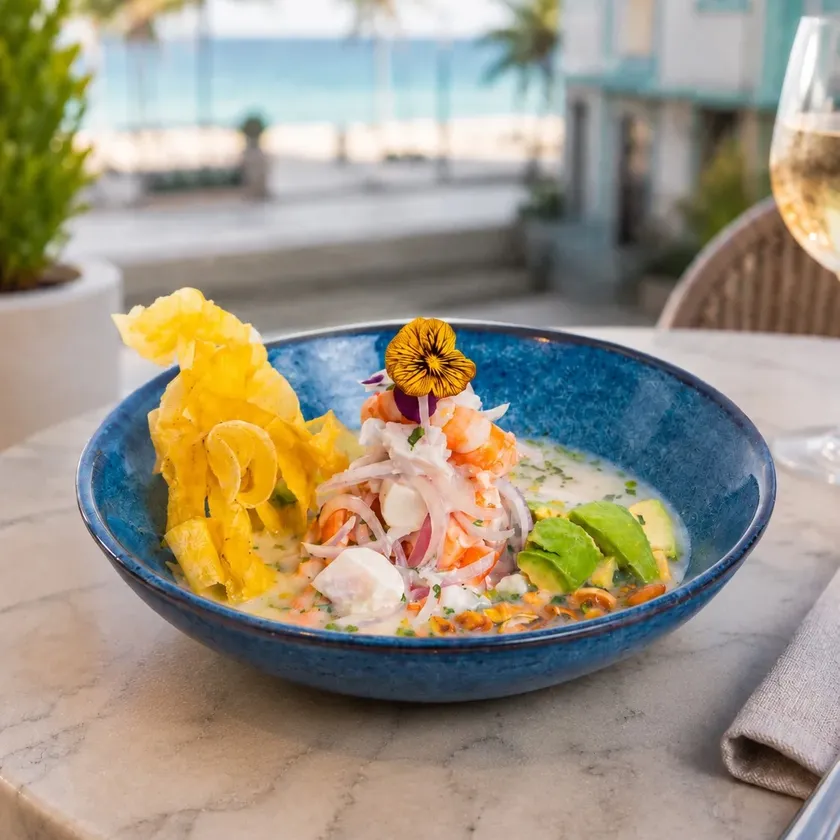
#> input picture assets/img/pics from clients/Ceviche Mixto.webp, 840 x 840 px, shrunk from 1122 x 1122 before the run, given in place of Ceviche Mixto.jpeg, which was not available
$ python detect_bowl.py
#> lines starting #> are read from the running program, lines starting #| are printed output that depends on the picture; after the words box and inside, x2 and y2 are one past the last pixel; in counts of white or black regions, pixels touching at a corner belong together
import cv2
import numpy as np

img = cv2.imread('assets/img/pics from clients/Ceviche Mixto.jpeg')
#> img is the input picture: shape (840, 840, 3); mean B, G, R 131.2, 148.4, 156.8
h, w, _ = img.shape
#> h = 840; w = 840
print(f"Loaded image: {w}x{h}")
#| Loaded image: 840x840

# Convert to HSV to find the blue bowl or the dish contents
hsv = cv2.cvtColor(img, cv2.COLOR_BGR2HSV)
#> hsv: shape (840, 840, 3); mean H, S, V 50.3, 76.9, 168.7
# Blue color range in HSV: Hue ~ 90-130
lower_blue = np.array([85, 40, 40])
upper_blue = np.array([135, 255, 255])
mask = cv2.inRange(hsv, lower_blue, upper_blue)
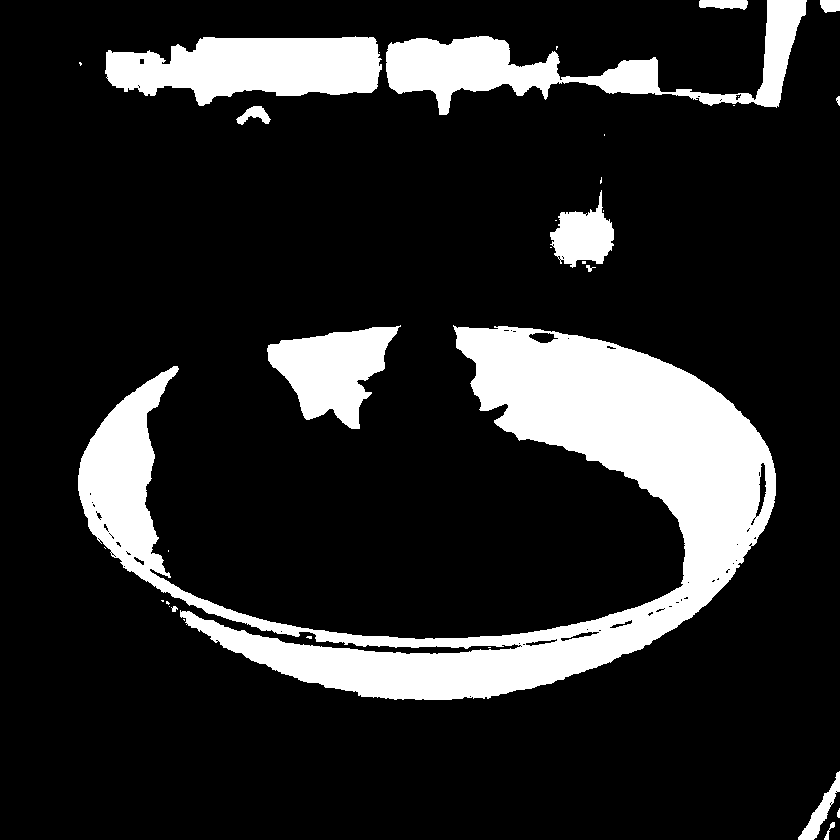
#> mask: shape (840, 840); 16.2% white; 33 white regions (19 under 20 px), largest, box (x1, y1, x2, y2) and area: (78, 325, 776, 700) 74728, (105, 36, 382, 106) 13621, (386, 0, 807, 115) 13571

blue_pts = cv2.findNonZero(mask)
#> blue_pts = contour of 114411 points, box (x1, y1, x2, y2) (78, 0, 840, 840), area 198230
if blue_pts is not None:
    bx, by, bw, bh = cv2.boundingRect(blue_pts)
#> bx = 78; by = 0; bw = 762; bh = 840
    print(f"Blue bowl bounding box: X=[{bx}:{bx+bw}] ({bw}px wide), Y=[{by}:{by+bh}] ({bh}px high)")
#| Blue bowl bounding box: X=[78:840] (762px wide), Y=[0:840] (840px high)
    print(f"Bowl top: {by} ({by/h*100:.1f}%), Bowl bottom: {by+bh} ({(by+bh)/h*100:.1f}%), Bowl center Y: {by+bh//2} ({(by+bh//2)/h*100:.1f}%)")
#| Bowl top: 0 (0.0%), Bowl bottom: 840 (100.0%), Bowl center Y: 420 (50.0%)
    print(f"Bowl left: {bx} ({bx/w*100:.1f}%), Bowl right: {bx+bw} ({(bx+bw)/w*100:.1f}%), Bowl center X: {bx+bw//2} ({(bx+bw//2)/w*100:.1f}%)")
#| Bowl left: 78 (9.3%), Bowl right: 840 (100.0%), Bowl center X: 459 (54.6%)
else:
    print("No blue mask detected, let's inspect colors.")

$ run again, with assets/img/pics from clients/Arroz marinero 1.webp copied over assets/img/pics from clients/Ceviche Mixto.webp
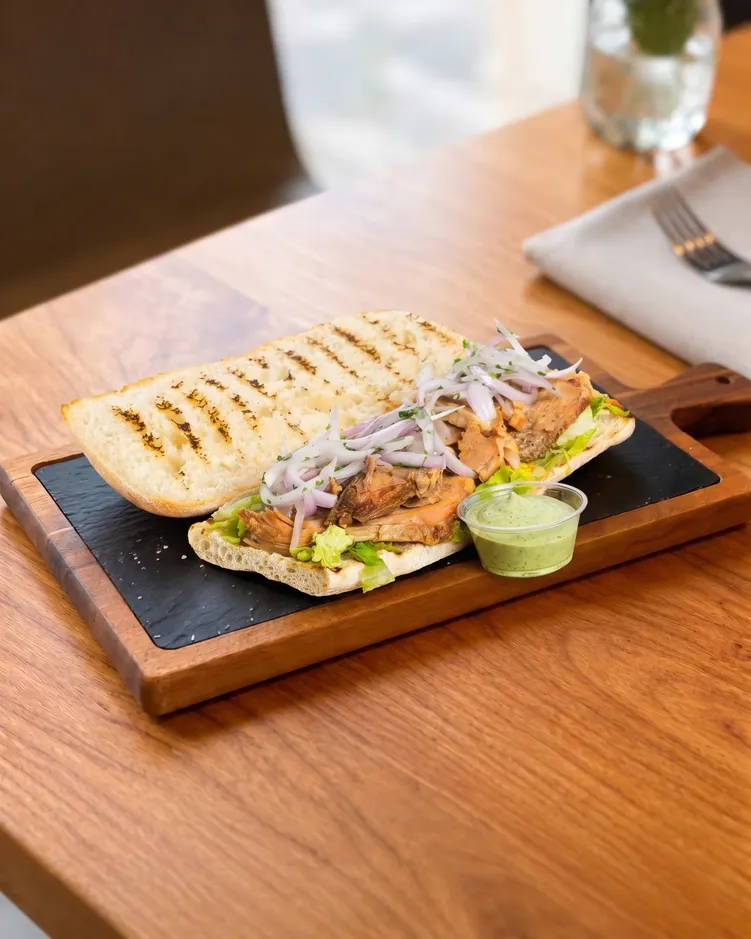
#> input picture assets/img/pics from clients/Arroz marinero 1.webp, 751 x 939 px, shrunk from 1535 x 1920 before the run, given in place of Ceviche Mixto.jpeg, which was not available
#> img is the input picture: shape (939, 751, 3); mean B, G, R 102.3, 134.8, 177.2
#| Loaded image: 751x939
#> hsv: shape (939, 751, 3); mean H, S, V 22.4, 120.8, 177.8
#> `mask = cv2.inRange(hsv, lower_blue, upper_blue)`:
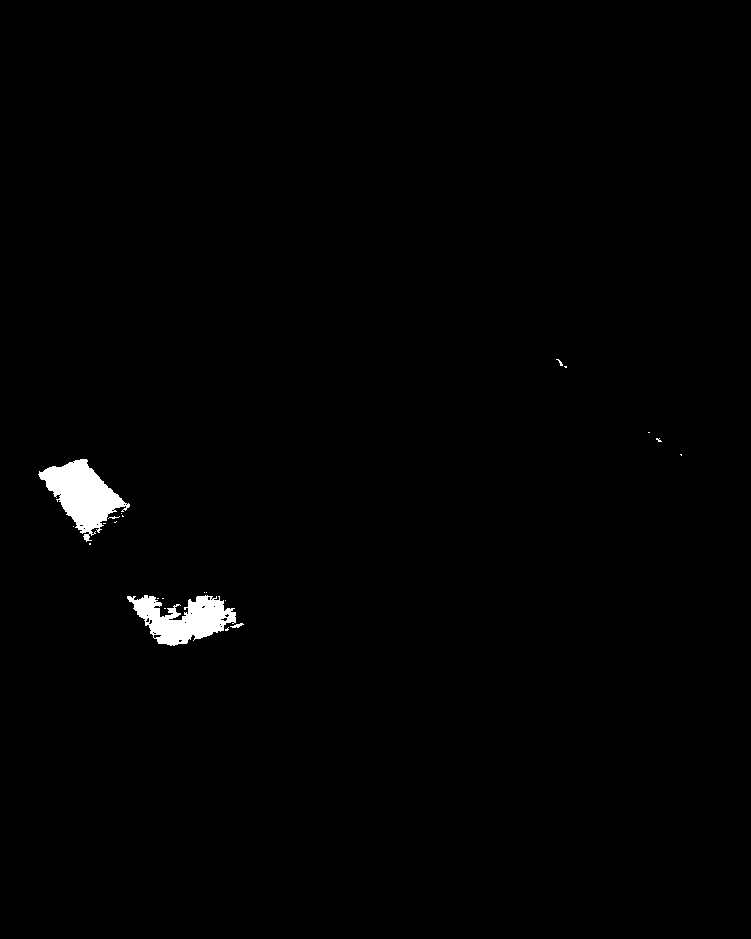
#> mask: shape (939, 751); 0.95% white; 22 white regions (19 under 20 px), largest, box (x1, y1, x2, y2) and area: (38, 459, 130, 542) 3466, (127, 595, 236, 646) 3086, (230, 623, 244, 628) 35
#> blue_pts = contour of 6677 points, box (x1, y1, x2, y2) (38, 359, 682, 646), area 19811
#> bx = 38; by = 359; bw = 644; bh = 287
#| Blue bowl bounding box: X=[38:682] (644px wide), Y=[359:646] (287px high)
#| Bowl top: 359 (38.2%), Bowl bottom: 646 (68.8%), Bowl center Y: 502 (53.5%)
#| Bowl left: 38 (5.1%), Bowl right: 682 (90.8%), Bowl center X: 360 (47.9%)

$ run again, with assets/img/pics from clients/Cazuela plátano mixta.webp copied over assets/img/pics from clients/Ceviche Mixto.webp
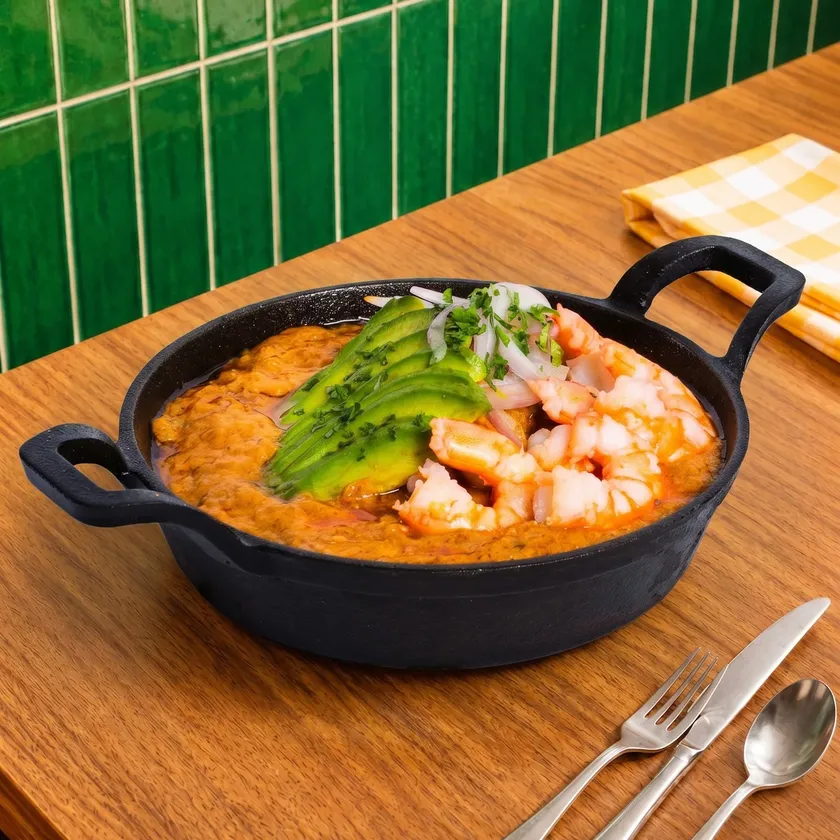
#> input picture assets/img/pics from clients/Cazuela plátano mixta.webp, 840 x 840 px, shrunk from 1600 x 1600 before the run, given in place of Ceviche Mixto.jpeg, which was not available
#> img is the input picture: shape (840, 840, 3); mean B, G, R 55, 108.8, 131.3
#| Loaded image: 840x840
#> hsv: shape (840, 840, 3); mean H, S, V 38.7, 168.9, 149.3
#> `mask = cv2.inRange(hsv, lower_blue, upper_blue)`:
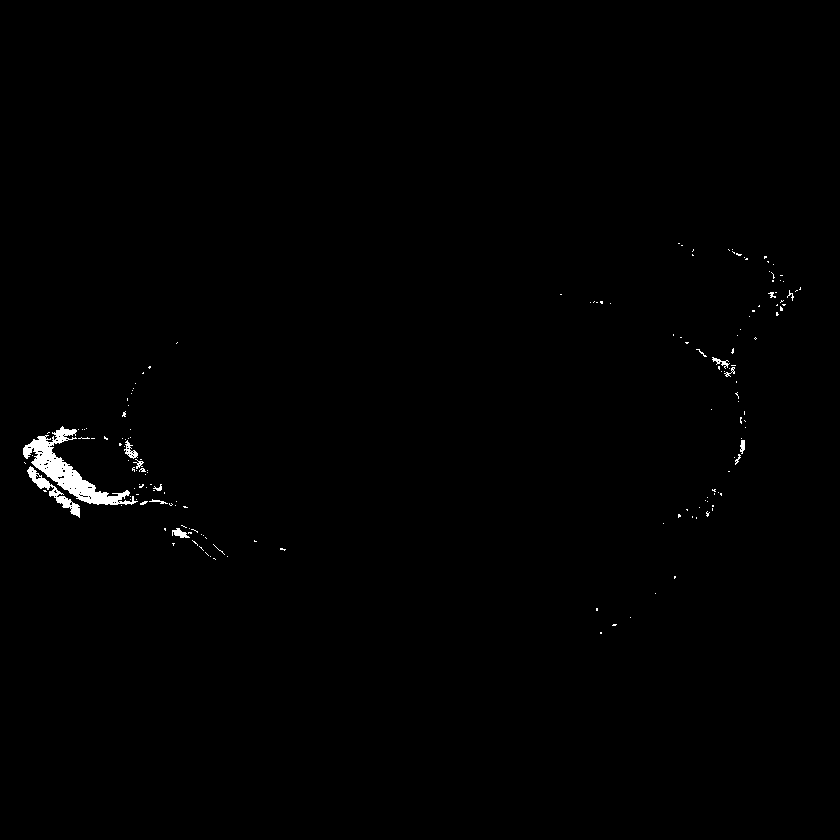
#> mask: shape (840, 840); 0.57% white; 166 white regions (152 under 20 px), largest, box (x1, y1, x2, y2) and area: (23, 426, 138, 505) 2367, (27, 466, 80, 518) 537, (124, 440, 138, 459) 110
#> blue_pts = contour of 4027 points, box (x1, y1, x2, y2) (23, 243, 801, 634), area 51622
#> bx = 23; by = 243; bw = 778; bh = 391
#| Blue bowl bounding box: X=[23:801] (778px wide), Y=[243:634] (391px high)
#| Bowl top: 243 (28.9%), Bowl bottom: 634 (75.5%), Bowl center Y: 438 (52.1%)
#| Bowl left: 23 (2.7%), Bowl right: 801 (95.4%), Bowl center X: 412 (49.0%)
